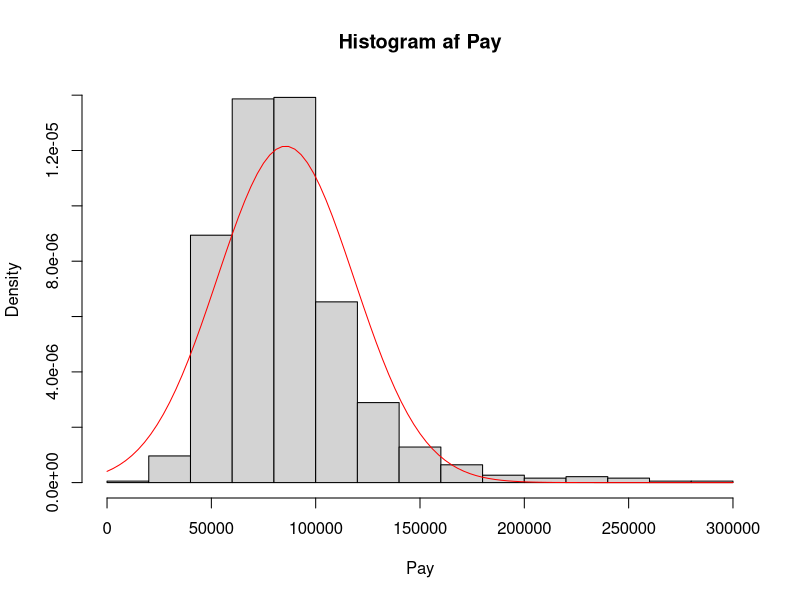
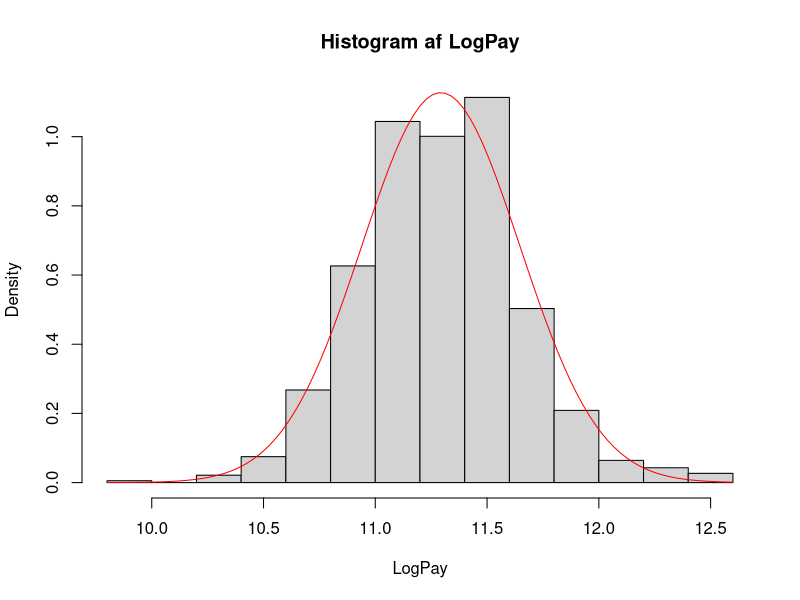
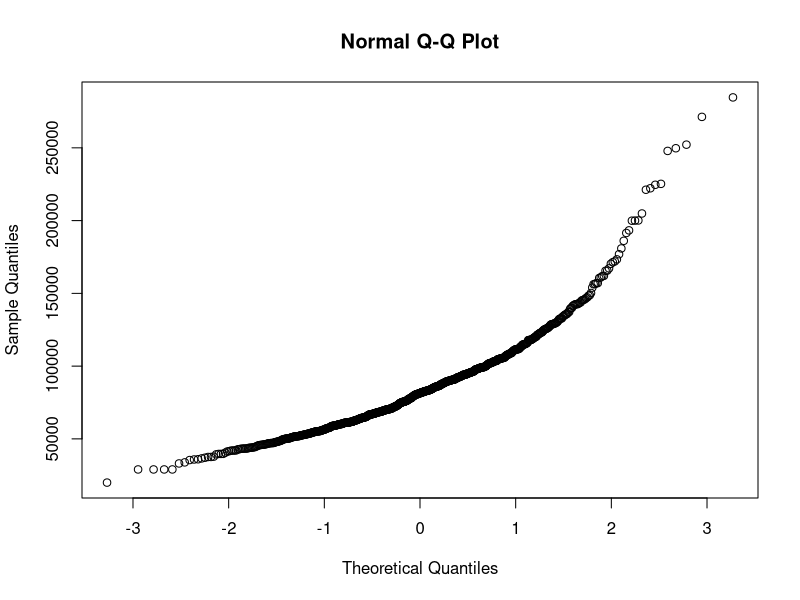
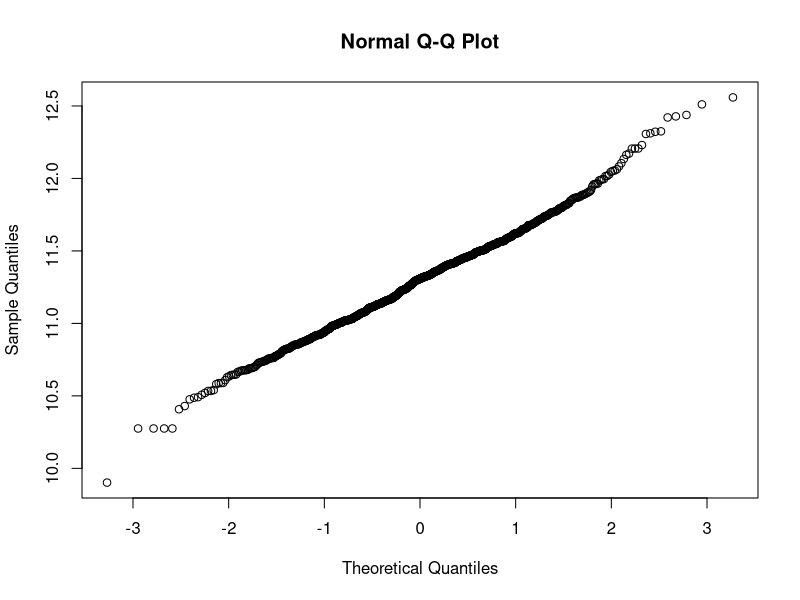

These figures' R source, in order:
#Handout
getwd()
setwd("AndenObligatoriskopgave")
paydata2017 <- read.table("paydata2017.txt", header = TRUE)

#Opgave1.
paydata2017 <- transform(paydata2017, LogPay = log(Pay))

median(paydata2017$Pay)
mean(paydata2017$Pay)
var(paydata2017$Pay)
sd(paydata2017$Pay)

median(paydata2017$LogPay)
mean(paydata2017$LogPay)
var(paydata2017$LogPay)
sd(paydata2017$LogPay)

#Ogpave2.

##Pay
hist(paydata2017$Pay, prob = TRUE, main = "Histogram af Pay", xlab = "Pay")

mean_pay <- mean(paydata2017$Pay)
sd_pay <- sd(paydata2017$Pay)


f_pay <- function(x) dnorm(x, mean = mean_pay, sd = sd_pay)
curve(f_pay, add = TRUE, col = "red")

# LogPay
hist(paydata2017$LogPay, prob = TRUE, main = "Histogram af LogPay",
     xlab = "LogPay")

mean_log <- mean(paydata2017$LogPay)
sd_log <- sd(paydata2017$LogPay)

f_log <- function(x) dnorm(x, mean = mean_log, sd = sd_log)
curve(f_log, add = TRUE, col = "red")

# Opgave3.
x <- log(100000)

p_normal <- 1 - pnorm(x, mean = mean_log, sd  = sd_log)
p_normal

p_empirical <- mean(paydata2017$Pay > 100000)
p_empirical

#Opgave4.

#Opgave7

#Først laver man X
samling <- rnorm(100000, 0, 1.5)

#Parametre for X
my <- mean(samling)
sigma <- sd(samling)


#De forskellige estimater
funktion1 <- exp(my)
funktion2 <- exp(my - sigma^2)
funktion3 <- exp(my + sigma^2)
funktion4 <- exp(my + (sigma^2) / 2)
funktion5 <- exp(my + sigma)

#Teoretiske mean
empirisk_mean <- mean(samling)

cat("1: exp(μ) =", funktion1,
    "   Forskel:", funktion1 - empirisk_mean, "\n")
cat("2: exp(μ - σ^2) =", funktion2,
    "   Forskel:", funktion2 - empirisk_mean, "\n")
cat("3: exp(μ + σ^2) =", funktion3,
    "   Forskel:", funktion3 - empirisk_mean, "\n")
cat("4: exp(μ + σ^2/2) =", funktion4,
    "   Forskel:", funktion4 - empirisk_mean, "\n")
cat("5: exp(μ + σ) =", funktion5,
    "   Forskel:", funktion5 - empirisk_mean, "\n")

# Opgave 8
mu <- 11.2
sigma <- 0.353

mean_estimate <- exp(mu + sigma^2 / 2)
mean_estimate





# Opgave 9
qqnorm(paydata2017$Pay)
qqnorm(paydata2017$LogPay)